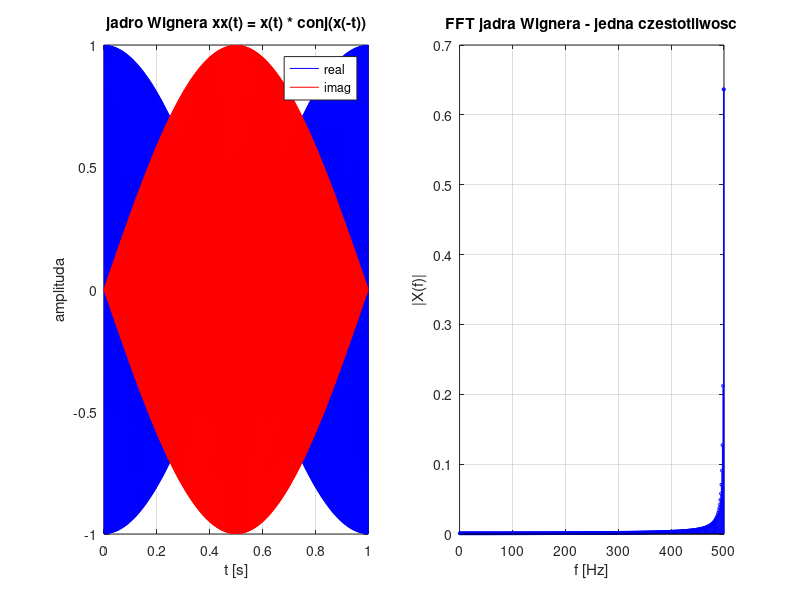
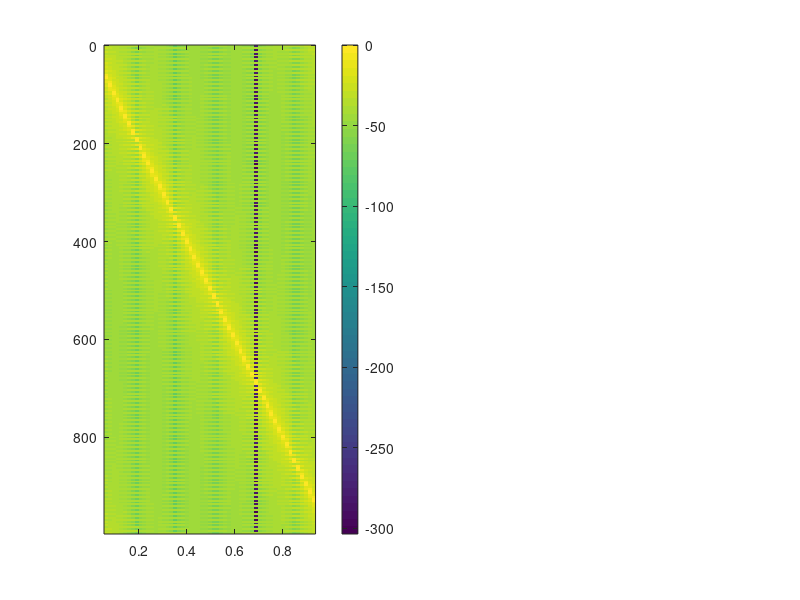

Reproduce these figures in MATLAB, in order. (Note: this script raises an error after producing the figures.)
% cps06_problem_6_6.m
% czasowo-czestotliwosciowa reprezentacja Wignera dla sygnalow LFM i SFM
clear all; close all; clc;

%% parametry
N = 1000;
fpr = 1000;
dt = 1/fpr;
t = dt*(0:N-1);

%% CZESC 1: analiza jadra Wignera dla sygnalu LFM
fprintf('=== CZESC 1: jadro Wignera dla LFM ===\n\n');

% sygnal LFM zespolony
% x(t) = exp(j*2*pi*(f0*t + 0.5*k*t^2)) gdzie k = chirp rate
% tutaj f0=0, k = fpr/2 / T = 500 Hz/s (bo T=1s)
x = exp(1j*2*pi*(0*t + 0.5*(fpr/2)*t.^2));

% jadro Wignera: x(t) * conj(x(-t))
% dla sygnalu LFM: x(t) = exp(j*2*pi*(f0*t + 0.5*k*t^2))
% x(-t) = exp(j*2*pi*(-f0*t + 0.5*k*t^2))
% conj(x(-t)) = exp(-j*2*pi*(-f0*t + 0.5*k*t^2))
% = exp(j*2*pi*(f0*t - 0.5*k*t^2))
% x(t)*conj(x(-t)) = exp(j*2*pi*(f0*t + 0.5*k*t^2 + f0*t - 0.5*k*t^2))
% = exp(j*2*pi*2*f0*t)
% czyli jadro Wignera dla LFM to sygnal o stalej czestotliwosci 2*f0
% czlon kwadratowy t^2 sie kasuje!

xx = x .* conj(x(end:-1:1));
X = fft(xx)/N;

figure('Name', 'Jadro Wignera - caly sygnal LFM', 'Position', [100 100 1200 400]);
subplot(1,2,1)
plot(t, real(xx), 'b', t, imag(xx), 'r');
xlabel('t [s]'); ylabel('amplituda');
title('jadro Wignera xx(t) = x(t) * conj(x(-t))');
legend('real', 'imag'); grid on;

subplot(1,2,2)
f = fpr/N * (0:N-1);
stem(f, abs(X), 'b', 'MarkerSize', 2);
xlabel('f [Hz]'); ylabel('|X(f)|');
title('FFT jadra Wignera - jedna czestotliwosc');
grid on; xlim([0 fpr/2]);

% czestotliwosc w srodku sygnalu
% f_inst(t) = f0 + k*t, w srodku t=T/2=0.5s
% f_inst(0.5) = 0 + 500*0.5 = 250 Hz
% ale jadro Wignera podwaja czestotliwosc wiec widzimy 2*250 = 500 Hz
fprintf('czestotliwosc chwilowa w srodku sygnalu: f_inst(T/2) = %.0f Hz\n', (fpr/2)/2);
fprintf('w jadrze Wignera widzimy 2x wieksza: %.0f Hz\n\n', fpr/2);

%% CZESC 2: macierz Wignera dla sygnalu LFM (pociecie na fragmenty)
fprintf('=== CZESC 2: macierz Wignera dla LFM ===\n\n');

M = 128;           % dlugosc fragmentu
Mstep = 16;        % krok
Mfft = 2*M;        % dlugosc FFT
Many = floor((N - M) / Mstep) + 1;

% wektory czasu i czestotliwosci
t_wig = (M/2)*dt + Mstep*dt*(0:Many-1);
f_wig = fpr/Mfft * (0:Mfft-1);

% macierz Wignera
W_lfm = zeros(Mfft, Many);

for m = 1:Many
    idx_start = 1 + (m-1)*Mstep;
    idx_end = M + (m-1)*Mstep;
    
    % fragment sygnalu
    bx = x(idx_start:idx_end);
    
    % jadro Wignera dla fragmentu
    bxx = bx .* conj(bx(end:-1:1));
    
    % FFT
    BX = fft(bxx, Mfft) / M;
    
    W_lfm(:, m) = BX(:);
end

% skalowanie czestotliwosci - dzielimy przez 2 bo jadro podwaja czestotliwosc
f_wig_scaled = f_wig / 2;

figure('Name', 'Macierz Wignera - LFM', 'Position', [100 100 1200 500]);
subplot(1,2,1)
imagesc(t_wig, f_wig, 20*log10(abs(W_lfm)+eps));
c = colorbar; c.Label.String = 'dB';
ax = gca; ax.YDir = 'normal';
xlabel('t [s]'); ylabel('f [Hz]');
title('Wigner LFM - bez korekcji skali f');
ylim([0 fpr/2]);

subplot(1,2,2)
imagesc(t_wig, f_wig_scaled, 20*log10(abs(W_lfm)+eps));
c = colorbar; c.Label.String = 'dB';
ax = gca; ax.YDir = 'normal';
xlabel('t [s]'); ylabel('f [Hz]');
title('Wigner LFM - po korekcji skali f (f/2)');
ylim([0 fpr/4]);

% sprawdzenie czy zmiana czestotliwosci jest poprawna
% sygnal LFM: f(t) = f0 + k*t = 0 + 500*t
% dla t=0: f=0 Hz, dla t=1: f=500 Hz
fprintf('zadana zmiana czestotliwosci LFM: 0 Hz -> %.0f Hz\n', fpr/2);
fprintf('po korekcji skali widac to samo na wykresie\n\n');

%% CZESC 3: porownanie z STFT (spectrogram)
fprintf('=== CZESC 3: porownanie Wigner vs STFT ===\n\n');

figure('Name', 'Porownanie Wigner vs STFT - LFM', 'Position', [100 100 1200 500]);

subplot(1,2,1)
imagesc(t_wig, f_wig_scaled, 20*log10(abs(W_lfm)+eps));
c = colorbar; c.Label.String = 'dB';
ax = gca; ax.YDir = 'normal';
xlabel('t [s]'); ylabel('f [Hz]');
title('Wigner - LFM');
ylim([0 fpr/4]);

subplot(1,2,2)
w = hamming(M)';
[S, f_stft, t_stft] = myspectrogram(x, w, M-Mstep, Mfft, fpr);
imagesc(t_stft, f_stft, 20*log10(abs(S)+eps));
c = colorbar; c.Label.String = 'dB';
ax = gca; ax.YDir = 'normal';
xlabel('t [s]'); ylabel('f [Hz]');
title('STFT (spectrogram) - LFM');
ylim([0 fpr/2]);

%% CZESC 4: sygnal SFM
fprintf('=== CZESC 4: sygnal SFM ===\n\n');

% sygnal SFM zespolony
% f_inst(t) = f_c + delta_f * sin(2*pi*fm*t)
% x(t) = exp(j*2*pi*integral(f_inst))
f_c = fpr/4;       % czestotliwosc srodkowa = 250 Hz
delta_f = fpr/8;   % glebokosc modulacji = 125 Hz
fm = 0.5;          % czestotliwosc modulacji = 0.5 Hz

x_sfm = exp(1j*2*pi*(f_c*t - delta_f/(2*pi*fm)*cos(2*pi*fm*t)));

% macierz Wignera dla SFM
W_sfm = zeros(Mfft, Many);

for m = 1:Many
    idx_start = 1 + (m-1)*Mstep;
    idx_end = M + (m-1)*Mstep;
    
    bx = x_sfm(idx_start:idx_end);
    bxx = bx .* conj(bx(end:-1:1));
    BX = fft(bxx, Mfft) / M;
    
    W_sfm(:, m) = BX(:);
end

figure('Name', 'Macierz Wignera - SFM', 'Position', [100 100 1200 500]);

subplot(1,2,1)
imagesc(t_wig, f_wig_scaled, 20*log10(abs(W_sfm)+eps));
c = colorbar; c.Label.String = 'dB';
ax = gca; ax.YDir = 'normal';
xlabel('t [s]'); ylabel('f [Hz]');
title('Wigner - SFM (po korekcji f/2)');
ylim([0 fpr/4]);

subplot(1,2,2)
[S_sfm, f_stft, t_stft] = myspectrogram(x_sfm, w, M-Mstep, Mfft, fpr);
imagesc(t_stft, f_stft, 20*log10(abs(S_sfm)+eps));
c = colorbar; c.Label.String = 'dB';
ax = gca; ax.YDir = 'normal';
xlabel('t [s]'); ylabel('f [Hz]');
title('STFT (spectrogram) - SFM');
ylim([0 fpr/2]);

fprintf('SFM: czestotliwosc srodkowa = %.0f Hz\n', f_c);
fprintf('SFM: glebokosc modulacji = %.0f Hz\n', delta_f);
fprintf('SFM: czestotliwosc zmienia sie sinusoidalnie od %.0f do %.0f Hz\n', f_c-delta_f, f_c+delta_f);

%% CZESC 5: porownanie wszystkich metod
fprintf('\n=== CZESC 5: podsumowanie ===\n\n');

figure('Name', 'Podsumowanie - LFM i SFM', 'Position', [100 100 1400 800]);

subplot(2,2,1)
imagesc(t_wig, f_wig_scaled, 20*log10(abs(W_lfm)+eps));
c = colorbar; c.Label.String = 'dB';
ax = gca; ax.YDir = 'normal';
xlabel('t [s]'); ylabel('f [Hz]');
title('Wigner - LFM'); ylim([0 fpr/4]);

subplot(2,2,2)
imagesc(t_wig, f_wig_scaled, 20*log10(abs(W_sfm)+eps));
c = colorbar; c.Label.String = 'dB';
ax = gca; ax.YDir = 'normal';
xlabel('t [s]'); ylabel('f [Hz]');
title('Wigner - SFM'); ylim([0 fpr/4]);

subplot(2,2,3)
[S_lfm, ~, ~] = myspectrogram(x, w, M-Mstep, Mfft, fpr);
imagesc(t_stft, f_stft, 20*log10(abs(S_lfm)+eps));
c = colorbar; c.Label.String = 'dB';
ax = gca; ax.YDir = 'normal';
xlabel('t [s]'); ylabel('f [Hz]');
title('STFT - LFM'); ylim([0 fpr/2]);

subplot(2,2,4)
imagesc(t_stft, f_stft, 20*log10(abs(S_sfm)+eps));
c = colorbar; c.Label.String = 'dB';
ax = gca; ax.YDir = 'normal';
xlabel('t [s]'); ylabel('f [Hz]');
title('STFT - SFM'); ylim([0 fpr/2]);

% jadro Wignera dla LFM daje stala czestotliwosc bo czlon t^2 sie kasuje
% reprezentacja Wignera ma lepsza rozdzielczosc niz STFT
% ale wymaga korekcji skali czestotliwosci (dzielenie przez 2)

%% FUNKCJA myspectrogram
function [S, f, t] = myspectrogram(x, window, noverlap, nfft, fs)
    N = length(x);
    
    if isscalar(window)
        Mwind = window;
        w = hamming(Mwind)';
    else
        w = window(:)';
        Mwind = length(w);
    end
    
    Mstep = Mwind - noverlap;
    Many = floor((N - Mwind) / Mstep) + 1;
    
    S = zeros(nfft, Many);
    
    for m = 1 : Many
        idx_start = 1 + (m-1)*Mstep;
        idx_end = Mwind + (m-1)*Mstep;
        bx = x(idx_start : idx_end);
        bx = bx .* w;
        X = fft(bx, nfft);
        S(:, m) = X(:);
    end
    
    f = fs/nfft * (0:nfft-1)';
    t = (Mwind/2) / fs + Mstep/fs * (0:Many-1);
end
